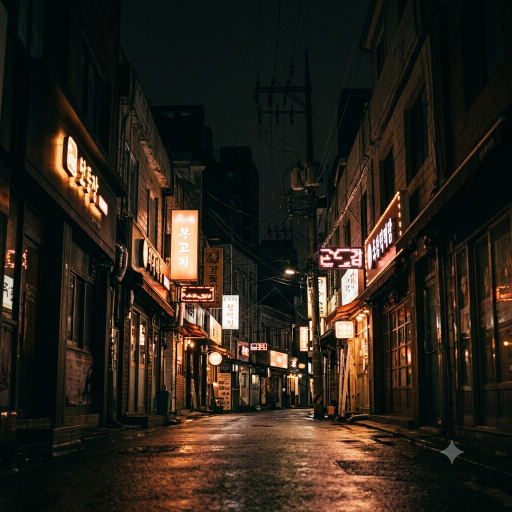
#> input picture assets/2026-08-28/cta.png, 1024 x 1024 px (shown at 1/2 size)
$ python -i make_cards.py   (imports and definitions only)
#> lines starting #> are read from the running program, lines starting #| are printed output that depends on the picture
#!/usr/bin/env python3
"""Render a content JSON into 1080x1080 carousel slides.

Usage:
    python make_cards.py content/2026-08-28.json [out_dir ...]
    python make_cards.py content/2026-08-28.json --reel   # img/<date>-reel

Writes 01.png ... 10.png into every out_dir given (default: img/<date>).
The layout rules this implements are written down in DESIGN.md.
"""
import json
import os
import re
import sys

from PIL import Image, ImageChops, ImageDraw, ImageEnhance, ImageFilter, ImageFont

SIZE = 1080
MARGIN = 76
HANDLE = "WHAT'S HOT KOREA"

INK = (16, 16, 18)
AMBER = (255, 176, 32)
WHITE = (255, 255, 255)
BONE = (240, 236, 228)

# Bundled open fonts beat the Windows defaults: Anton is a real poster face and
# Pretendard is the current standard for Korean UI type.
FONT_DIR = os.path.join(os.path.dirname(os.path.abspath(__file__)), "fonts")
HANGUL = re.compile(r"[\u1100-\u11ff\u3130-\u318f\uac00-\ud7a3]")
EMPH = re.compile(r"\*\*(.+?)\*\*")

# Gemini stamps a sparkle into the bottom-right corner; trimming the frame is
# cleaner than trying to paint it out.
WATERMARK_TRIM = 0.12

# A Reel is one video, so the carousel furniture -- the swipe cue and the
# NN of NN counter -- is not just useless there, it tells the viewer to swipe
# away. --reel drops both and leaves the layout alone.
REEL = False


def font(name, size):
    return ImageFont.truetype(os.path.join(FONT_DIR, name), size)


def display(text, size):
    """Anton for Latin headlines, Pretendard ExtraBold where Hangul appears."""
    return font("Pretendard-ExtraBold.ttf" if HANGUL.search(text) else "Anton-Regular.ttf", size)


def body_font(text, size, weight="regular"):
    return font("Pretendard-Medium.ttf" if weight == "bold" else "Pretendard-Regular.ttf", size)


def caps(text):
    """Latin headlines are set in caps; Hangul has no case so it is left alone."""
    return text if HANGUL.search(text) else text.upper()


# [44 lines left out: functions tokens, block, head_block, not called in this run]


def body_block(draw, text, size, width=None, spacing=1.58, weight="regular"):
    width = width or SIZE - 2 * MARGIN
    return block(draw, text, size, width, lambda w: body_font(w, size, weight), spacing)


# [12 lines left out: function paint, not called in this run]


def height(packed):
    return len(packed[0]) * packed[1]


def grain(img, amount=9):
    """A little noise keeps flat fills from banding and reads as print."""
    noise = Image.effect_noise((SIZE, SIZE), amount).convert("L")
    return ImageChops.add(img, Image.merge("RGB", (noise, noise, noise)), scale=1, offset=-128)


def photo(path, darken=0.55, blur=0):
#> called with path = 'assets/2026-08-28/cta.png', darken = 0.55, blur = 0
    img = Image.open(path).convert("RGB")
    # Only Gemini output carries the sparkle, and it always comes back 1024x1024.
    # A real photograph dropped in here has no watermark, so trimming it would
    # just eat a tenth of the frame.
    if img.size == (1024, 1024):
        img = img.crop((0, 0, int(img.width * (1 - WATERMARK_TRIM)),
                        int(img.height * (1 - WATERMARK_TRIM))))
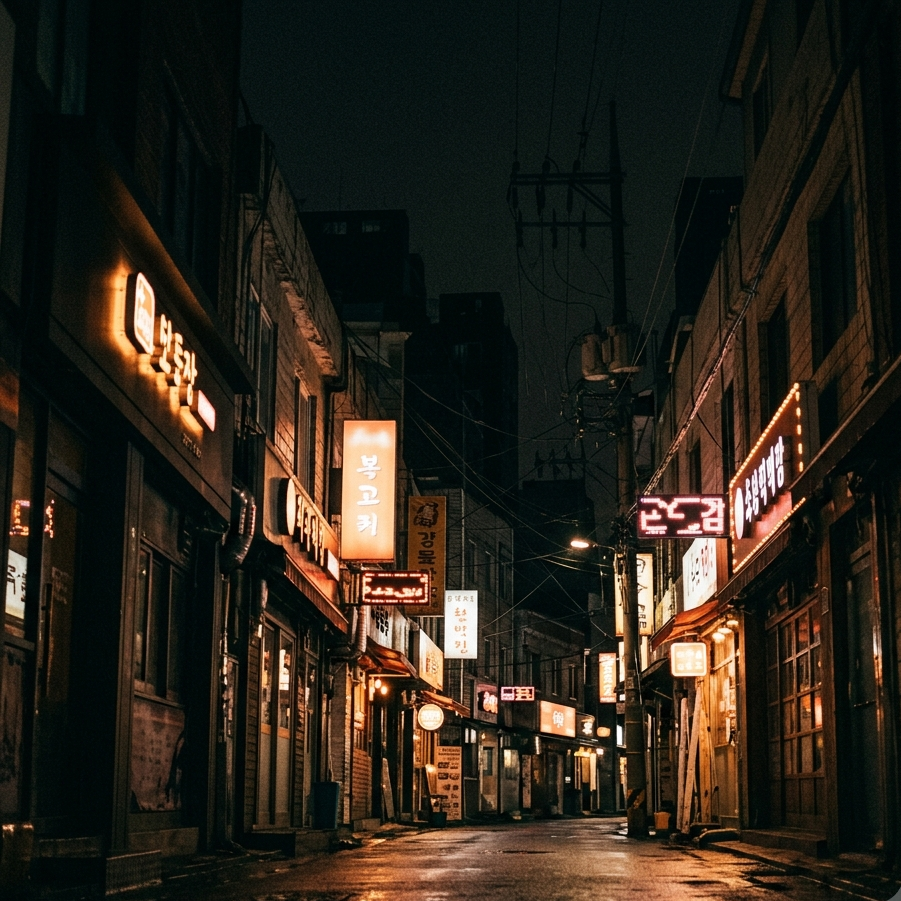
#> img: PIL image 901x901 RGB; mean R, G, B 43.5, 37.1, 27.4
    side = min(img.size)
#> side = 901
    img = img.crop(((img.width - side) // 2, (img.height - side) // 2,
                    (img.width + side) // 2, (img.height + side) // 2))
    img = img.resize((SIZE, SIZE), Image.LANCZOS)
#> img: PIL image 1080x1080 RGB
    if blur:
        img = img.filter(ImageFilter.GaussianBlur(blur))
    return grain(ImageEnhance.Brightness(img).enhance(darken))
#> in grain, `noise = Image.effect_noise((SIZE, SIZE), amount).convert("L")`:
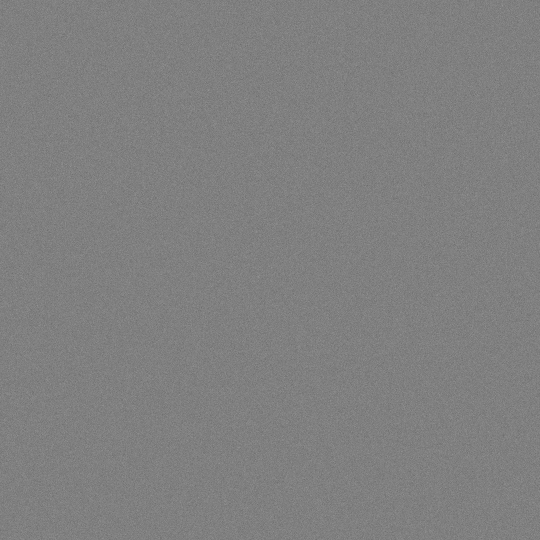
#> noise: PIL image 1080x1080 L (shown at 1/2 size); min 80, max 170, mean 127.5
#> in grain, `return ImageChops.add(img, Image.merge("RGB", (noise, noise, noise)), ..`:
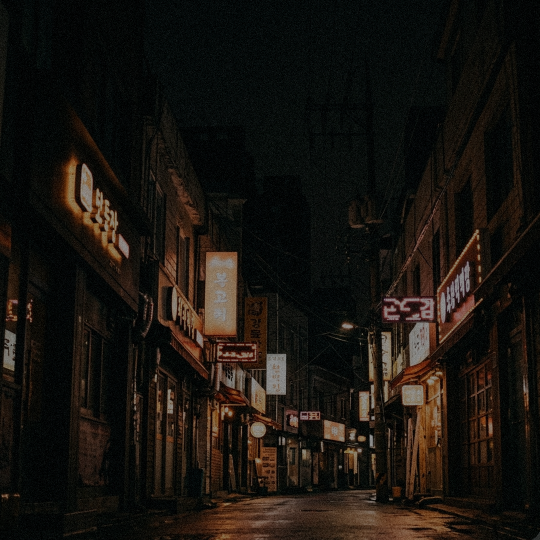
#> returned value: PIL image 1080x1080 RGB (shown at 1/2 size); mean R, G, B 24.5, 20.2, 15.3


# [95 lines left out: functions scrim, chrome, render_hook, render_content, render_stat, render_cta, not called in this run]


RENDERERS = {"hook": render_hook, "content": render_content,
             "stat": render_stat, "cta": render_cta}


# [27 lines left out: function main, not called in this run]


# [2 lines not run here, left out]

>>> result = photo('assets/2026-08-28/cta.png')

$ run again, on assets/2026-09-13/hook.png
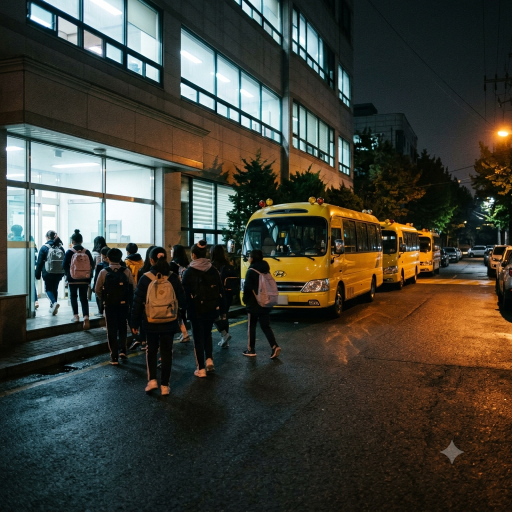
#> input picture assets/2026-09-13/hook.png, 1024 x 1024 px (shown at 1/2 size)
#> in photo, `img = img.crop((0, 0, int(img.width * (1 - WATERMARK_TRIM)), int(img.h..`:
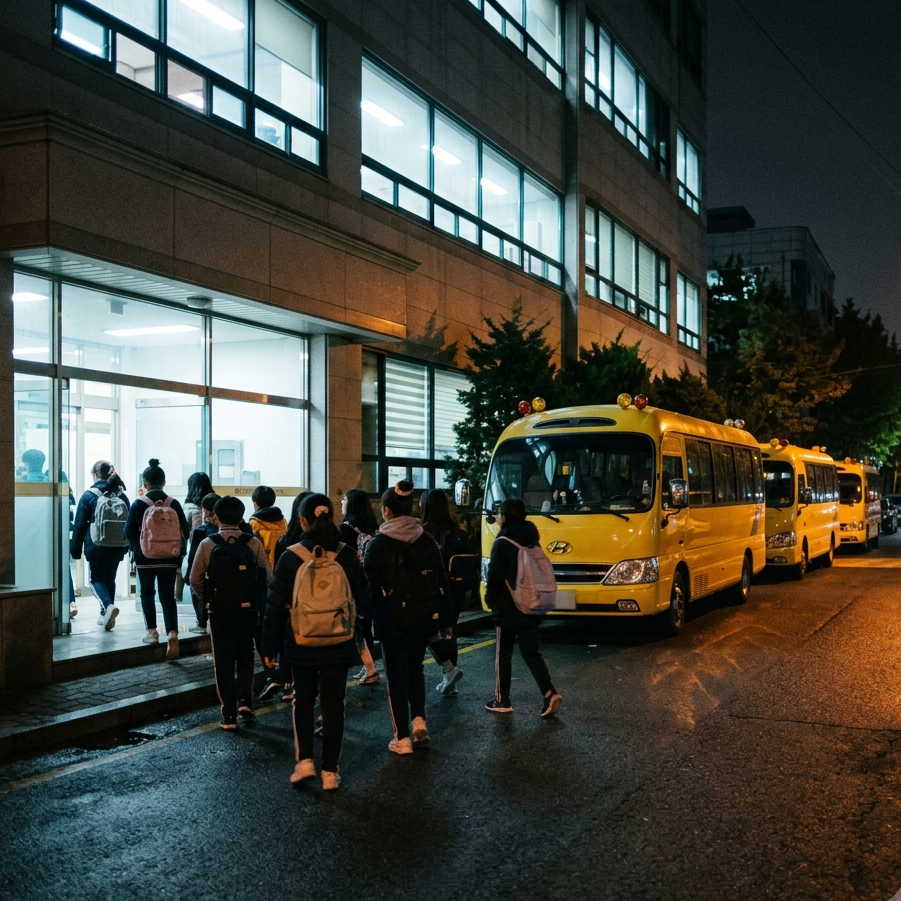
#> img: PIL image 901x901 RGB; mean R, G, B 69.4, 71.9, 63.5
#> in grain, `return ImageChops.add(img, Image.merge("RGB", (noise, noise, noise)), ..`:
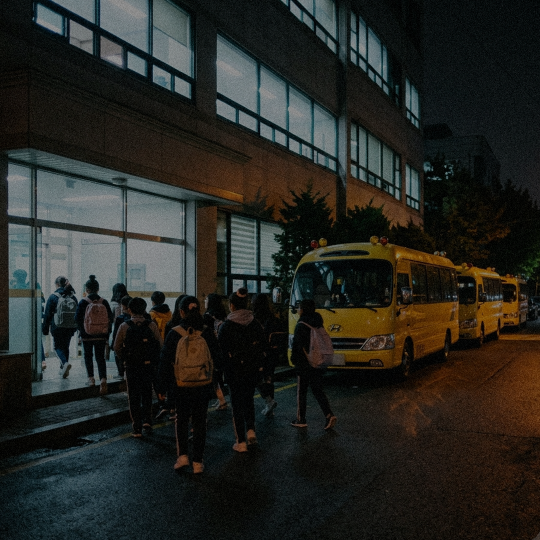
#> returned value: PIL image 1080x1080 RGB (shown at 1/2 size); mean R, G, B 37.8, 38.9, 34.6
